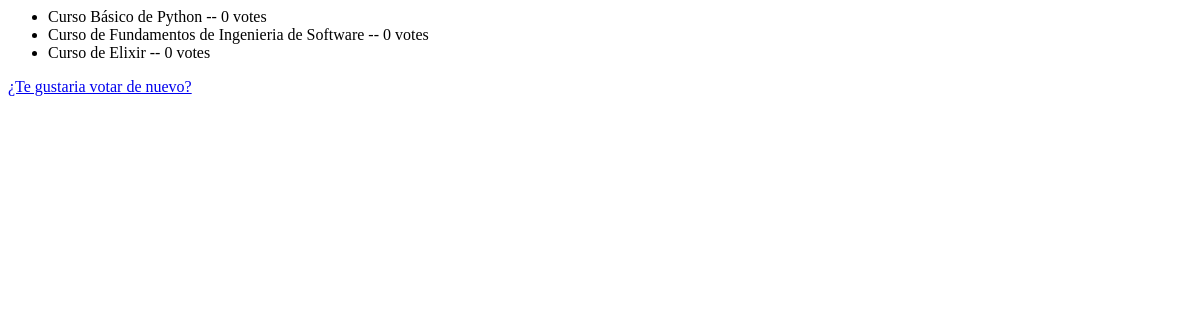
/polls/1/results/, run on an earlier commit of the app's database.
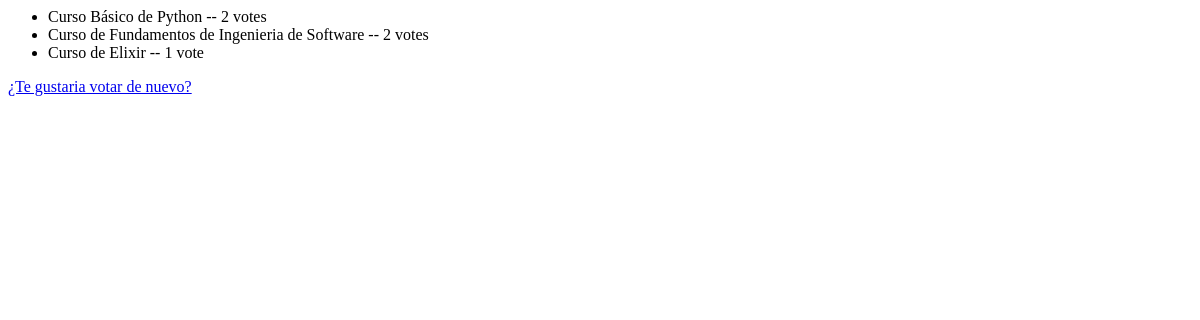
And on a later commit of the database.
### polls/models.py (models this page shows, shortened)
class Choice(models.Model):
    question = models.ForeignKey(Question, on_delete=models.CASCADE)
    choice_text = models.CharField(max_length=200)
    votes = models.IntegerField(default=0)

### polls/views.py (the view)
# urls.py: path("<int:pk>/results/", views.ResultlView.as_view(), name="results"),
class ResultlView(generic.DetailView):
    model = Question
    template_name= "polls/results.html"

### polls/templates/polls/results.html (shortened to what this page needs)
<ul>
    {% for choice  in question.choice_set.all  %}
    <li>{{choice.choice_text}} -- {{choice.votes}} vote{{choice.votes|pluralize}}</li>
    {% endfor %}
</ul>
<a href="{% url 'polls:detail' question.id %}">¿Te gustaria votar de nuevo?</a>

What changed in the data, as far as the page shows it:
changed Choice "Curso Básico de Python": votes "0" → "2"
changed Choice "Curso de Fundamentos de Ingenieria de Software": votes "0" → "2"
changed Choice "Curso de Elixir": votes "0" → "1"
